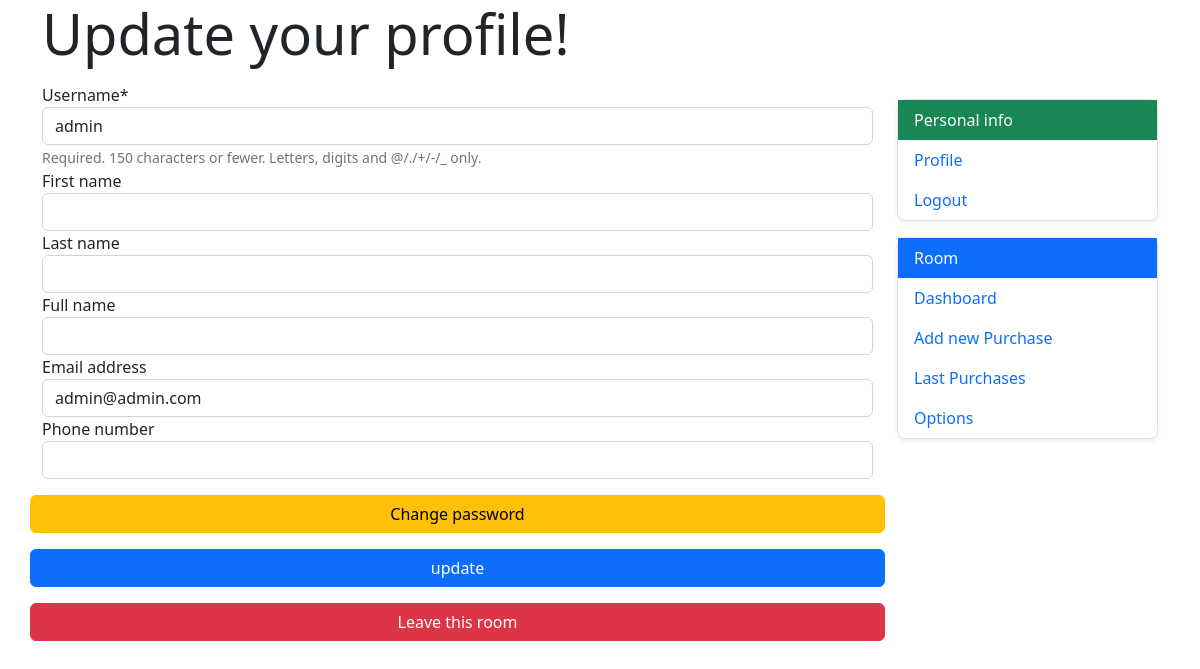
/users/update_profile/1/, run on an earlier commit of the app's database.
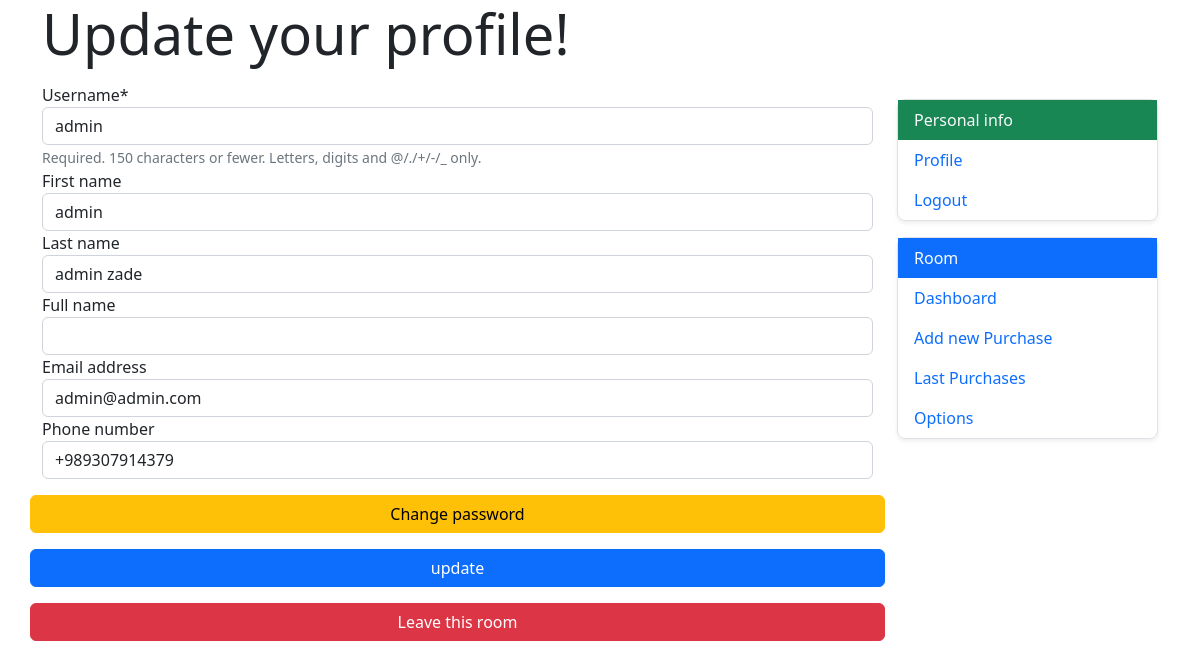
And on a later commit of the database.
### users/models.py (models this page shows)
class CustomUser(AbstractUser):
    STATUS_CHOICES = (
        ("none", "none"),
        ("debtor", "debtor"),
        ("creditor", "creditor"),
    )
    has_room = models.BooleanField(default=False)
    status = models.CharField(choices=STATUS_CHOICES, max_length=8, default=STATUS_CHOICES[0][0])
    full_name = models.CharField(max_length=35, blank=True, null=True)
    phone_number = PhoneNumberField(blank=True, null=True)

### users/views.py (the view)
# urls.py: path('update_profile/<int:pk>/', views.UserUpdateView.as_view(), name='profile_update'),
class UserUpdateView(generic.UpdateView):
    model = CustomUser
    form_class = UserUpdateForm
    success_url = reverse_lazy('room_dashboard')
    template_name = 'users/profile_update.html'

### users/forms.py
class UserUpdateForm(ModelForm):
    class Meta:
        model = CustomUser
        fields = [
            'username',
            'first_name',
            'last_name',
            'full_name',
            'email',
            'phone_number'
        ]

### users/templates/users/profile_update.html (shortened to what this page needs)
{% extends '_base.html' %}
{% load crispy_forms_tags %}
{% block page-content %}
    <div class="container">
        <div class="row">
            <p class="display-4">Update your profile!</p>
            <div class="col-9">
                <form method="post">
                    {{ form|crispy }}
                    <div class="row">
                        <a href="{% url 'account_change_password' %}" class="btn btn-warning my-3">Change password</a>
                        <button class="btn btn-primary" type="submit">update</button>
                        <a href="{% url 'leave_room'%}" class="btn btn-danger my-3">Leave this room</a>
                    </div>
                </form>
            </div>
            <div class="col-3">
                    <nav class="nav flex-column shadow-sm my-3 border" style="border-radius: 8px">
                        <a class="nav-link active text-light bg-success">Personal info</a>
                        <a class="nav-link active" href="{% url 'profile_update' user.id %}">Profile</a>
                        <a class="nav-link" href="{% url 'account_logout' %}">Logout</a>
                    </nav>
                    <nav class="nav flex-column shadow-sm my-3 border" style="border-radius: 8px">
                        <a class="nav-link active text-light bg-primary">Room</a>
                        <a class="nav-link active" href="{% url 'room_dashboard' %}">Dashboard</a>
                        <a class="nav-link" href="#">Add new Purchase</a>
                        <a class="nav-link" href="#">Last Purchases</a>
                        <a class="nav-link" href="#">Options</a>
                    </nav>
            </div>
        </div>
    </div>
{% endblock %}

### templates/_base.html (shortened to what this page needs)
<!DOCTYPE HTML >
<html lang="en">
<head>
    <link href="https://cdn.jsdelivr.net/npm/bootstrap@5.2.2/dist/css/bootstrap.min.css" rel="stylesheet">
</head>
<body>
{% block page-content %}
{% endblock %}
</body>
</html>

What changed in the data, as far as the page shows it:
changed CustomUser "admin": first_name (not shown) → "admin"; last_name (not shown) → "admin zade"; phone_number (not shown) → "+989307914379"
